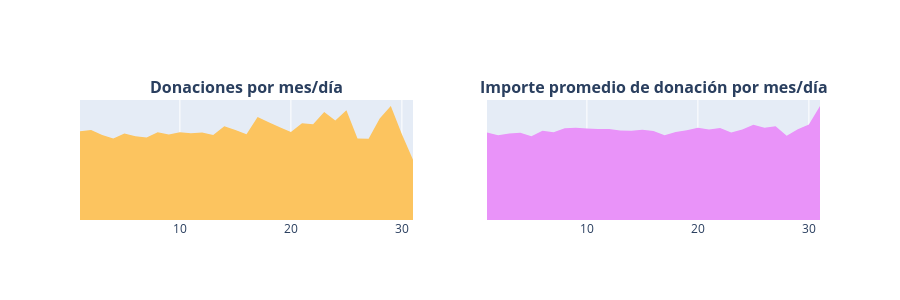

Notebook cell for this chart:
### Markdown cell above
> - El mayor número de donaciones se recibe en el mes de **agosto, con 577.274 donaciones**, seguido por el mes de **septiembre, con 518.908 donaciones**; por el contrario, la menor cantidad de donaciones se registra en los meses de **junio (191.221 donaciones)** y **mayo (243.440 donaciones)**, probablemente debido a la temporada de verano y vacaciones. El importe medio de donación más elevado se recibe en diciembre, con **80 USD**, mientras que el más bajo corresponde a julio, con **51 USD**. En promedio, el importe medio anual de las donaciones se sitúa cerca de los 59 USD.

### Donaciones por día del mes
- 3.4.5 Número de donaciones por día del mes
- 3.4.6 Promedio de donaciones por día del mes

### Code cell
t3 = donations_df.groupby(['Donation Day']).agg({'Donation Year' : 'count', 'Donation Amount' : 'mean'}).reset_index().rename(columns={'Donation Year' : 'Total Donations', 'Donation Amount' : 'Average Amount'})
x = t3['Donation Day']
y1 = t3['Total Donations']
y2 = t3['Average Amount']
trace1 = go.Scatter(x=x, y=y1, fill='tozeroy', fillcolor = '#fcc45f', mode= 'none')
trace2 = go.Scatter(x=x, y=y2, fill='tozeroy', fillcolor = "#e993f9", mode= 'none')
fig = tools.make_subplots(rows=1, cols=2, print_grid=False, subplot_titles = ["<b>Donaciones por mes/día</b>", "<b>Importe promedio de donación por mes/día</b>"])
fig.append_trace(trace1, 1, 1);
fig.append_trace(trace2, 1, 2);

fig['layout'].update(height=300, showlegend=False, yaxis=dict(
        autorange=True,
        showgrid=False,
        zeroline=False,
        showline=False,
        ticks='',
        showticklabels=False
    ), yaxis2=dict(
        autorange=True,
        showgrid=False,
        zeroline=False,
        showline=False,
        ticks='',
        showticklabels=False
    ));
iplot(fig);

### Figure 1 — Plotly figure (JSON) as saved in the notebook; plotly's stock layout.template omitted (floating-point values rounded to 4 significant figures)
{"data": [{"fill": "tozeroy", "fillcolor": "#fcc45f", "mode": "none", "type": "scatter", "x": [1, 2, 3, 4, 5, 6, 7, 8, 9, 10, 11, 12, 13, 14, 15, 16, 17, 18, 19, 20, 21, 22, 23, 24, 25, 26, 27, 28, 29, 30, 31], "xaxis": "x", "y": [148367, 150401, 142183, 136390, 144524, 140060, 137974, 146903, 143097, 146565, 145190, 146144, 141993, 156585, 150691, 143548, 172462, 163527, 154976, 147321, 161694, 159948, 180593, 166322, 183568, 136387, 135742, 169713, 190655, 143561, 100800], "yaxis": "y"}, {"fill": "tozeroy", "fillcolor": "#e993f9", "mode": "none", "type": "scatter", "x": [1, 2, 3, 4, 5, 6, 7, 8, 9, 10, 11, 12, 13, 14, 15, 16, 17, 18, 19, 20, 21, 22, 23, 24, 25, 26, 27, 28, 29, 30, 31], "xaxis": "x2", "y": [58.83, 57.01, 58.15, 58.69, 56.41, 60.07, 58.97, 61.8, 62.14, 61.51, 61.22, 61.29, 60.21, 60.1, 60.7, 59.91, 57.05, 59.2, 60.44, 61.99, 60.94, 61.96, 58.94, 60.97, 64.16, 62.02, 63.09, 56.71, 61.13, 64.19, 76.7], "yaxis": "y2"}], "layout": {"annotations": [{"font": {"size": 16}, "showarrow": false, "text": "<b>Donaciones por mes/día</b>", "x": 0.225, "xanchor": "center", "xref": "paper", "y": 1, "yanchor": "bottom", "yref": "paper"}, {"font": {"size": 16}, "showarrow": false, "text": "<b>Importe promedio de donación por mes/día</b>", "x": 0.775, "xanchor": "center", "xref": "paper", "y": 1, "yanchor": "bottom", "yref": "paper"}], "height": 300, "showlegend": false, "xaxis": {"anchor": "y", "domain": [0, 0.45]}, "xaxis2": {"anchor": "y2", "domain": [0.55, 1]}, "yaxis": {"anchor": "x", "autorange": true, "domain": [0, 1], "showgrid": false, "showline": false, "showticklabels": false, "ticks": "", "zeroline": false}, "yaxis2": {"anchor": "x2", "autorange": true, "domain": [0, 1], "showgrid": false, "showline": false, "showticklabels": false, "ticks": "", "zeroline": false}}}
